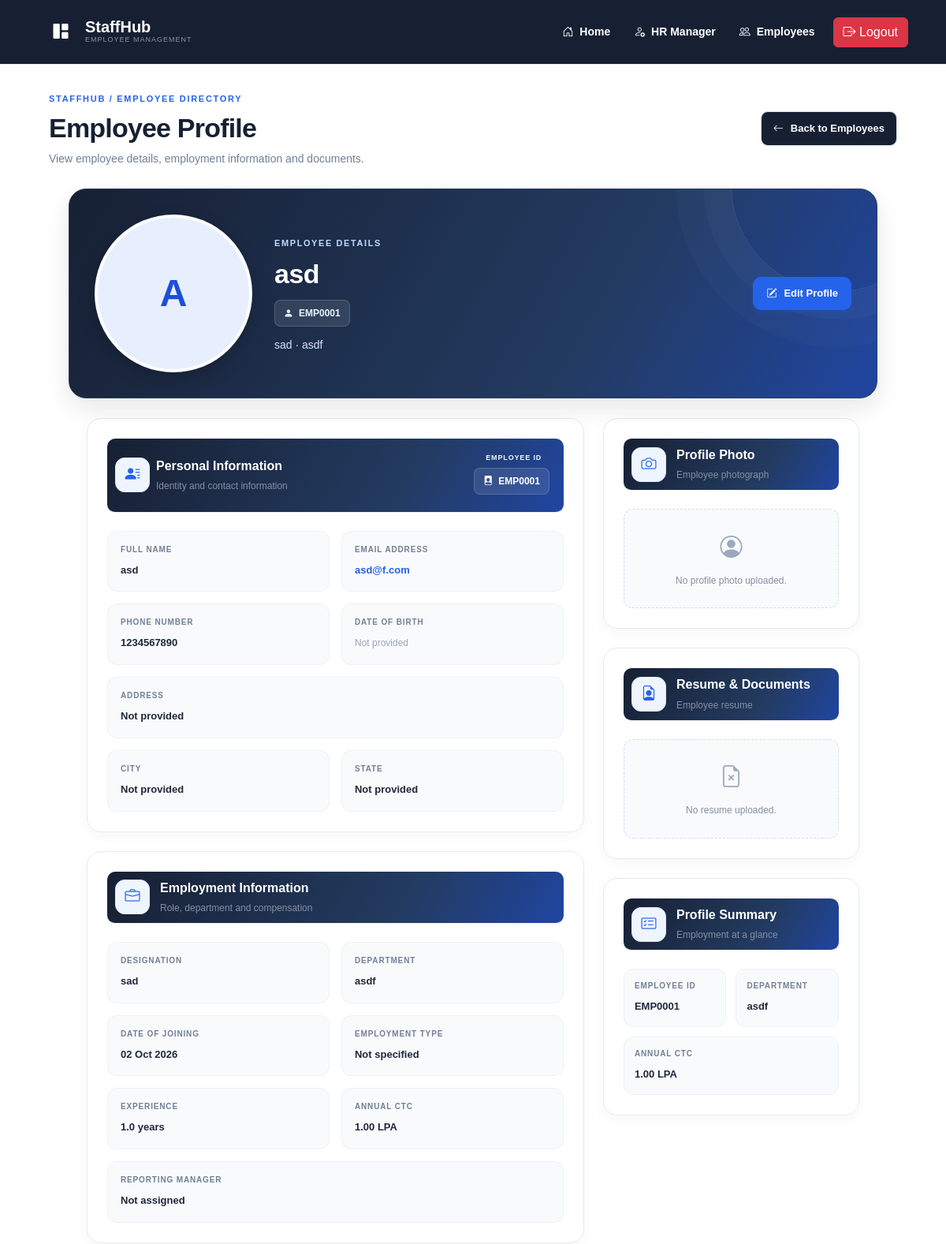
The page /employee/19/ (signed in, upper part) on the database as committed earlier.
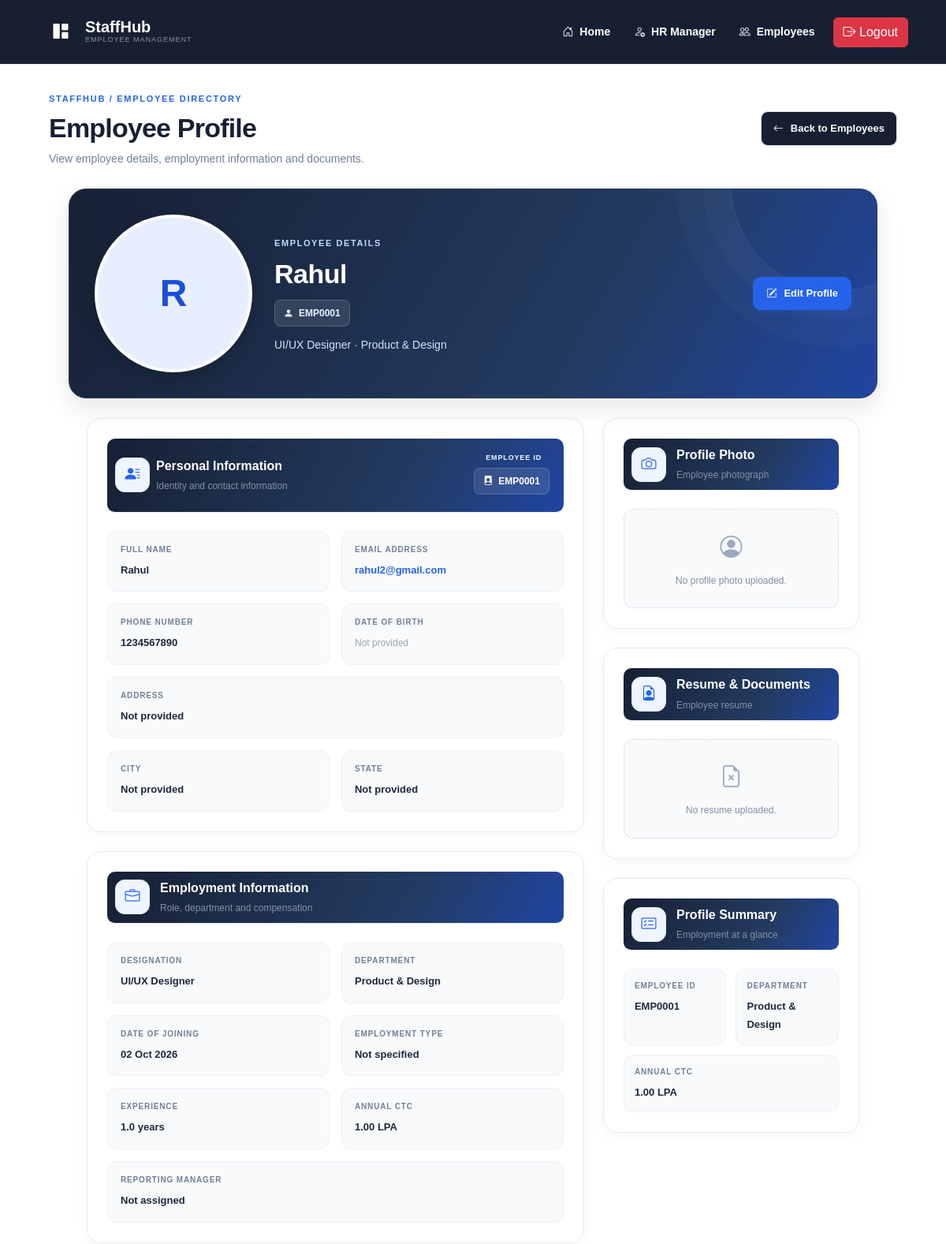
The same page on the database as committed later.
### empmngt/models.py (models this page shows, shortened)
class Employee(models.Model):
    Name = models.CharField(max_length=100)
    Emp_ID = models.CharField(
        max_length=20,
        unique=True,
        blank=True
    )
    Date_of_Joining = models.DateField()
    Designation = models.CharField(max_length=100)
    Department = models.CharField(max_length=100)
    Annual_CTC = models.FloatField()
    Experience = models.FloatField()
    Profile_Photo = models.ImageField(
        upload_to="employee_photos/",
        blank=True,
        null=True
    )
    Email = models.EmailField(blank=True)
    Phone = models.CharField(max_length=20, blank=True)
    Date_of_Birth = models.DateField(blank=True, null=True)
    Address = models.TextField(blank=True)
    City = models.CharField(max_length=100, blank=True)
    State = models.CharField(max_length=100, blank=True)
    Employment_Type = models.CharField(
        max_length=30,
        choices=[
            ("Full-time", "Full-time"),
            ("Part-time", "Part-time"),
            ("Contract", "Contract"),
            ("Intern", "Intern"),
        ],
        blank=True
    )
    Skills = models.TextField(blank=True)
    LinkedIn = models.URLField(blank=True)
    Reporting_Manager = models.CharField(max_length=100, blank=True)
    Resume = models.FileField(
        upload_to="employee_resumes/",
        blank=True,
        null=True
    )

### empmngt/views.py (the view)
# urls.py: path("employee/<int:id>/",views.employee_detail,name="employee_detail"),
@login_required
def employee_detail(request, id):
    data = Employee.objects.get(id=id)
    skills_list = [
        skill.strip()
        for skill in data.Skills.split(",")
        if skill.strip()
        ]
    return render(
        request,
        "empmngt/empprofile.html",
        {"d": data, "skills_list": skills_list}
    )

### empmngt/middle.py (called while the page is built)
    def __call__(self, request):
        response = self.get_response(request)
        if response.status_code == 404:
            return render(request, 'empmngt/technical_issue.html', status=404)
        return response

### templates/empmngt/empprofile.html (shortened to what the changed rows need)
{% extends "empmngt/navbar.html" %}
{% load static %}
{% block nav_block %}
<section class='container-fluid'>
<div class="employee-profile-page">
    <header class="profile-page-header">
        <div>
            <h1>Employee Profile</h1>
        </div>
    </header>
    <section class="profile-hero">
        <div class="profile-avatar">
            {% if d.Profile_Photo %}
                <img src="{{ d.Profile_Photo.url }}"
                     alt="{{ d.Name }} profile photo">
            {% else %}
                <div class="profile-avatar-initial">
                    {{ d.Name|first|upper }}
                </div>
            {% endif %}
        </div>
        <div class="profile-hero-content">
            <span class="profile-hero-label">EMPLOYEE DETAILS</span>
            <h2>{{ d.Name }}</h2>
            <span class="profile-id">
                <i class="bi bi-person-fill"></i>
                {{ d.Emp_ID }}
            </span>
            <p>
                {{ d.Designation }}
                {% if d.Department %} · {{ d.Department }}{% endif %}
            </p>
        </div>
    </section>
    <div class="profile-content-grid px-5">
        <main class="profile-main-column">
            <section class="profile-card">
                <div class="profile-card-heading d-flex justify-content-between">
                    <div class="me-2">
                        <span class="profile-info-label">Employee ID</span>
                        <span class="profile-id">
                            <i class="bi bi-file-person-fill"></i>
                            {{ d.Emp_ID }}
                        </span>
                    </div>
                </div>
                <div class="profile-info-grid">
                    <div class="profile-info-item">
                        <span class="profile-info-label">Full Name</span>
                        <div class="profile-info-value">{{ d.Name }}</div>
                    </div>
                    <div class="profile-info-item">
                        <div class="profile-info-value">
                            {% if d.Email %}
                                <a href="mailto:{{ d.Email }}">{{ d.Email }}</a>
                            {% else %}
                                <span class="profile-muted">Not provided</span>
                            {% endif %}
                        </div>
                    </div>
                    <div class="profile-info-item">
                        <span class="profile-info-label">Phone Number</span>
                        <div class="profile-info-value">
                            {% if d.Phone %}
                                {{ d.Phone }}
                            {% else %}
                                <span class="profile-muted">Not provided</span>
                            {% endif %}
                        </div>
                    </div>
                    <div class="profile-info-item full-width">
                        <span class="profile-info-label">Address</span>
                        <div class="profile-info-value">
                            {{ d.Address|default_if_none:""|default:"Not provided" }}
                        </div>
                    </div>
                    <div class="profile-info-item">
                        <span class="profile-info-label">City</span>
                        <div class="profile-info-value">
                            {{ d.City|default_if_none:""|default:"Not provided" }}
                        </div>
                    </div>
                    <div class="profile-info-item">
                        <span class="profile-info-label">State</span>
                        <div class="profile-info-value">
                            {{ d.State|default_if_none:""|default:"Not provided" }}
                        </div>
                    </div>
                </div>
            </section>
            <section class="profile-card">
                <div class="profile-info-grid">
                    <div class="profile-info-item">
                        <span class="profile-info-label">Designation</span>
                        <div class="profile-info-value">{{ d.Designation }}</div>
                    </div>
                    <div class="profile-info-item">
                        <span class="profile-info-label">Department</span>
                        <div class="profile-info-value">{{ d.Department }}</div>
                    </div>
                    <div class="profile-info-item">
                        <span class="profile-info-label">Date of Joining</span>
                        <div class="profile-info-value">
                            {{ d.Date_of_Joining|date:"d M Y" }}
                        </div>
                    </div>
                    <div class="profile-info-item">
                        <span class="profile-info-label">Employment Type</span>
                        <div class="profile-info-value">
                            {{ d.Employment_Type|default:"Not specified" }}
                        </div>
                    </div>
                    <div class="profile-info-item">
                        <span class="profile-info-label">Experience</span>
                        <div class="profile-info-value">
                            {{ d.Experience }} years
                        </div>
                    </div>
                    <div class="profile-info-item">
                        <span class="profile-info-label">Annual CTC</span>
                        <div class="profile-info-value">
                            {{ d.Annual_CTC|floatformat:2 }} LPA
                        </div>
                    </div>
                    <div class="profile-info-item full-width">
                        <span class="profile-info-label">Reporting Manager</span>
                        <div class="profile-info-value">
                            {{ d.Reporting_Manager|default:"Not assigned" }}
                        </div>
                    </div>
                </div>
            </section>
        </main>
        <aside class="profile-side-column">
            <section class="profile-card">
                <div class="profile-info-grid">
                    <div class="profile-info-item">
                        <span class="profile-info-label">Employee ID</span>
                        <div class="profile-info-value">{{ d.Emp_ID }}</div>
                    </div>
                    <div class="profile-info-item">
                        <span class="profile-info-label">Department</span>
                        <div class="profile-info-value">{{ d.Department }}</div>
                    </div>
                    <div class="profile-info-item full-width">
                        <span class="profile-info-label">Annual CTC</span>
                        <div class="profile-info-value">
                            {{ d.Annual_CTC|floatformat:2 }} LPA
                        </div>
                    </div>
                </div>
            </section>
        </aside>
    </div>
</div>
</section>
{% endblock %}

Rows that differ between the two databases and show on the page:
changed Employee "Not provided": Name|first "A" → "R"; Name "asd" → "Rahul"; Designation "sad" → "UI/UX Designer"; Department "asdf" → "Product & Design"; Email "asd@f.com" → "rahul2@gmail.com"
